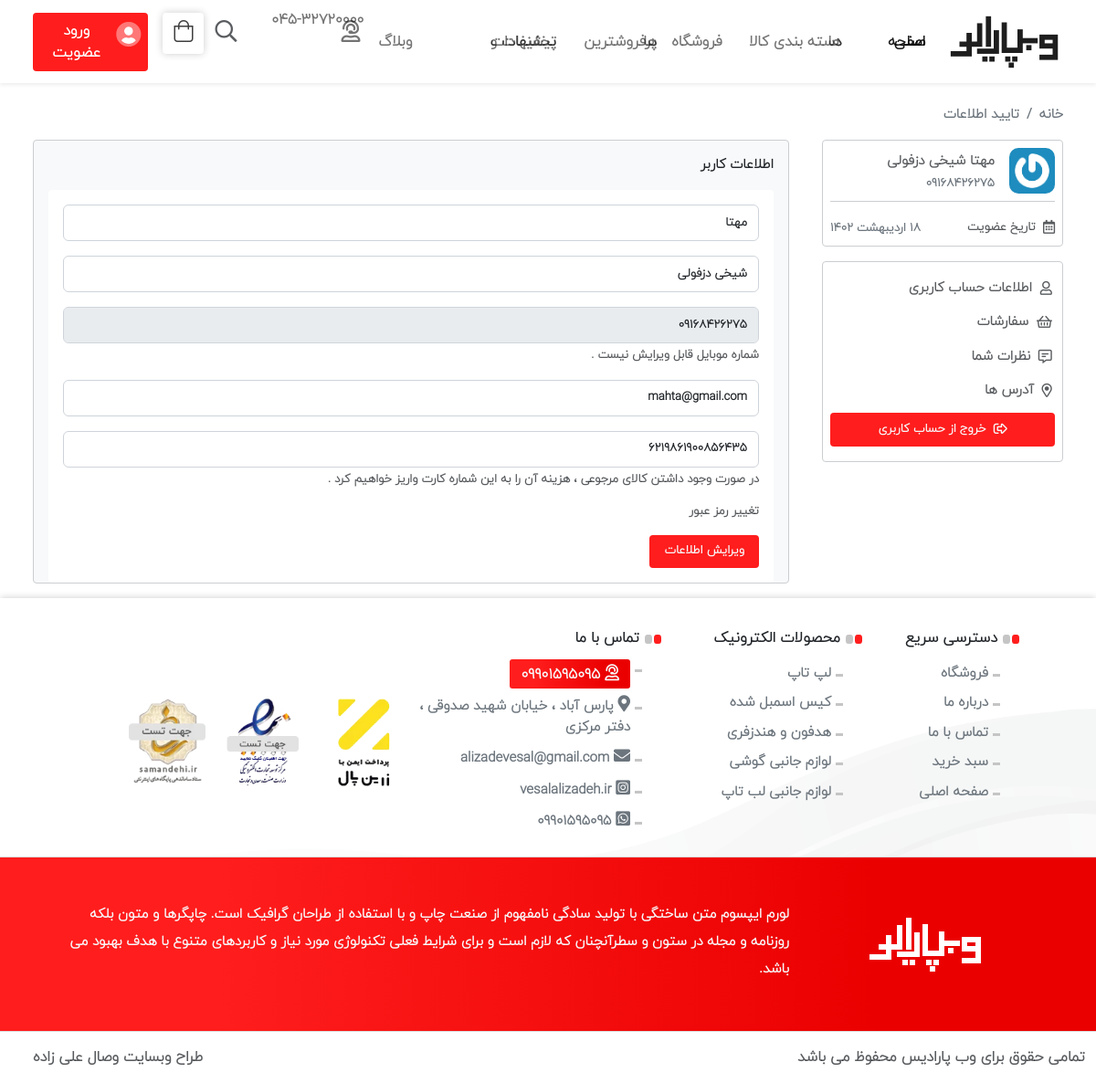
The page /dashboard/ (signed in) on the database its author committed.
### account/models.py (models this page shows, shortened)
class User(AbstractUser):
    username = None
    bank_card = models.CharField(max_length=16, verbose_name='کارت بانکی', null=True)
    phone = models.CharField(_('phone'), max_length=11, unique=True,
    help_text =_('شماره موبال را با فرمت 09000000000 در 11 رقم وارد کنید .'),
    error_messages = {
        'unique': _("این شماره موبایل قبلا استفاده شده است ."),
        },
    )
    is_verified = models.BooleanField(
        _('verified'),
        default=False,
        help_text=_(
            'مشخص می کند که آیا این کاربر تلفن را تأیید کرده است یا خیر'
        ),
    )
    otp_secret = models.CharField(max_length=64, blank=True, null=True)
    otp_counter = models.SmallIntegerField(default=0)
    objects = CustomeUserManager()
    USERNAME_FIELD = 'phone'
    REQUIRED_FIELDS = []
    def jpublish(self):
        return jalali_converter(self.date_joined)

### dashboard/views.py (the view)
# urls.py: path('', DashboardInfoView.as_view(), name='dashboard-info'),
class DashboardInfoView(LoginRequiredMixin, SuccessMessageMixin, UpdateView):
    model = User
    template_name = 'dashboard/dashboard-info.html'
    form_class = DashboardInfoForm
    success_url = reverse_lazy('dashboard:dashboard-info')
    success_message = 'اطلاعات حساب کاربری با موفقیت ویرایش شد .'
    def get_object(self):
        return User.objects.get(pk=self.request.user.pk)
    def get_form_kwargs(self):
        kwargs = super(DashboardInfoView, self).get_form_kwargs()
        kwargs.update({
            'user': self.request.user
        })
        return kwargs

### dashboard/forms.py
class DashboardInfoForm(forms.ModelForm):
    def __init__(self, *args, **kwargs):
        user = kwargs.pop("user")
        super(DashboardInfoForm, self).__init__(*args, **kwargs)
        if not user.is_superuser:
            self.fields['phone'].disabled = True
    class Meta():
        model = User
        fields = ['email', 'first_name', 'last_name', 'phone', 'bank_card']

### extensions/jalali.py (called while the page is built)
    def persian_tuple(self):
        return self.persian_year, self.persian_month, self.persian_day

### extensions/utils.py (called while the page is built)
def persian_numbers_converter(mystr):
    numbers = {
        "0": "۰",
        "1": "۱",
        "2": "۲",
        "3": "۳",
        "4": "۴",
        "5": "۵",
        "6": "۶",
        "7": "۷",
        "8": "۸",
        "9": "۹",
    }
    for e, p in numbers.items():
        mystr = mystr.replace(e, p)
    return mystr

def jalali_converter(time):
    jmonth = ["فروردین", "اردیبهشت", "خرداد", "تیر", "مرداد", "شهریور", "مهر", "آبان", "آذر", "دی", "بهمن", "اسفند",]
    time = timezone.localtime(time)
    time_to_str = "{},{},{}".format(time.year, time.month, time.day)
    time_to_tuple = jalali.Gregorian(time_to_str).persian_tuple()
    time_to_list = list(time_to_tuple)
    for index , month in enumerate(jmonth):
        if time_to_list[1] == index + 1:
            time_to_list[1] = month
            break
    output = "{} {} {}".format(
        time_to_list[2],
        time_to_list[1],
        time_to_list[0],
    )
    return persian_numbers_converter(output)

### templates/dashboard/dashboard-info.html (shortened to what this page needs)
{% extends 'base.html' %}
{% load static %}
{% load widget_tweaks %}
{% block main %}
<section>
    <div class="container-fluid blog mb-3">
        <div class="row mx-lg-4 mx-0">
            <div class="blog-head px-0">
                <div class="row">
                    <nav aria-label="breadcrumb">
                        <ol class="breadcrumb pb-3 pt-4 mb-0 fs-small">
                            <li class="breadcrumb-item text-muted"><a href="#">خانه</a></li>
                            <li class="breadcrumb-item active" aria-current="page"> تایید اطلاعات </li>
                        </ol>
                    </nav>
                </div>
            </div>
            <div class="col-12 px-0">
                <div class="row d-flex align-items-start flex-wrap">
                    {% include 'dashboard/sidebar.html' %}
                    <div class="col-lg-9 ps-lg-4 mt-3 mt-lg-0">
                        <div class="w-col-12 border bg-light rounded px-3 pt-2">
                            <div class="d-flex-c-b py-2 mb-2">
                                <span class="fs-small text-dark">  اطلاعات کاربر  </span>
                            </div>
                            <div class="col-12 px-0 fs-small bg-wihte py-3 px-3 rounded">
                                <form method="post">{% csrf_token %}
                                    <div class="mb-3">
                                        {% render_field form.first_name class="form-control fs-m"%}
                                    </div>
                                    <div class="mb-3">
                                        {% render_field form.last_name class="form-control fs-m"%}
                                    </div>
                                    <div class="mb-3">
                                        {% render_field form.phone class="form-control fs-m"%}
                                        <div id="numberHelp" class="form-text">شماره موبایل قابل ویرایش نیست . </div>
                                    </div>
                                    <div class="mb-3">
                                        {% render_field form.email class="form-control fs-m"%}
                                    </div>
                                    <div class="mb-3">
                                        {% render_field form.bank_card class="form-control fs-m" placeholder='شماره کارت' %}
                                        <div id="cashbackHelp" class="form-text">در صورت وجود داشتن کالای مرجوعی ، هزینه آن را به این شماره کارت واریز خواهیم کرد .</div>
                                    </div>
                                    <div class="mb-3">
                                        <div id="cashbackHelp" class="form-text">تغییر رمز عبور</div>
                                    </div>
                                    <button type="submit"  class="btn bg-red text-light rounded px-3 py-2 fs-m"> ویرایش اطلاعات </button>
                                </form>
                            </div>
                        </div>
                    </div>
                </div>
            </div>
        </div>
    </div>
</section>
{% endblock %}

### templates/dashboard/sidebar.html
{% load static %}
<div class="col-lg-3 d-flex align-items-center justify-content-start flex-wrap">
    <div class="border rounded w-100 px-2 pt-2">
        <div class="w-100 d-flex border-bottom pb-2 mb-2">
            <img src="{% static 'img/profile-456.png' %}" class="profile-user-img" alt="">
            <div class="d-flex flex-column ps-3 pt-1">
                <span class="fs-small text-muted">{{ request.user.get_full_name }} </span>
                <span class="profile-user-number pt-1"> {{ request.user.phone }} </span>
            </div>
        </div>
        <div class="w-100 d-flex align-items-center justify-content-between py-2">
            <span class="fs-m text-muted"><i class="far fa-calendar-alt top-2 pe-1"></i> تاریخ عضویت </span>
            <span class="profile-user-number pt-1"> {{ request.user.jpublish }} </span>
        </div>
    </div>
    <div class="border rounded w-100 px-2 mt-3 pt-2">
        <ul class="nav flex-column mx-0 fs-small text-muted">
            <li class="nav-item">
                <a class="nav-link" href="{% url 'dashboard:dashboard-info' %}"><i class="far fa-user top-2 pe-1"></i> اطلاعات حساب کاربری </a>
            </li>
            <li class="nav-item">
                <a class="nav-link" href="#"><i class="far fa-shopping-basket top-2 pe-1"></i> سفارشات  </a>
            </li>
            <li class="nav-item">
                <a class="nav-link" href=""><i class="far fa-comment-alt-lines top-2 pe-1"></i> نظرات شما </a>
            </li>
            <li class="nav-item">
                <a class="nav-link" href="{% url 'dashboard:dashboard-address' %}"><i class="far fa-map-marker-alt top-2 pe-1"></i> آدرس ها </a>
            </li>
            <button class="btn bg-red text-light fw-bold rounded fs-m py-2 mt-2 mb-3"><i class="far fa-sign-out-alt top-2 pe-1"></i> خروج از حساب کاربری </button>
        </ul>
    </div>
</div>

### static/css/min.css (style rules this page uses)
.nav-call-box,a { color:#6c757d }
.bb-foot a i,.email-newsletter-blog i,.sel-color .form-check,.top-1,.top-2,.top-3 { position:relative!important }
.btn-red,.form-select option,body { font-weight:900!important }
.link,.link:hover,.submenu a,a,a:hover,ul li { text-decoration:none }
.menu a,a { line-height:0 }
:root { --Red:#FF1D1D;--bg-red:#FF1D1D;--bg-red-hover:#f10707;--Red-20:#ff1d1d42;--green:#6bb927;--Purple:#1d1a75;--pane-padding:5px 42px;--bs-btn-border-width:0px!important;--bg-green:#9de000!important;--bg-down:#13a300!important;--bg-red-disabled:#cf0000!important }
* { border:0;padding:0 }
body { font-size:16px!important;font-family:yekan!important }
ul li { list-style:none }
ul li a { color:#3e3e3e }
.container-fluid { max-width:1380px!important }
.rounded { border-radius:.25rem!important }
.col-form-label,.form-control,.form-select,.modal-title { font-weight:900!important;font-size:14px }
.bb-foot a i,.top-2 { top:2px;font-size:15px }
.fs-small { font-size:.92rem!important }
.fs-m { font-size:13px!important }
.bg-red { background-color:var(--bg-red) }
.d-flex-c-b { display:flex;align-items:center!important;justify-content:space-between!important;flex:wrap!important }
.bg-wihte { background-color:#fff!important }
.profile-user-img { width:50px;border-radius:10px }
.profile-user-number { font-size:13px;color:#6c757d }

### rows shown on the page
User: user.get_full_name "مهتا شیخی دزفولی", user.phone "09168426275", user.jpublish "۱۸ اردیبهشت ۱۴۰۲", first_name "مهتا", last_name "شیخی دزفولی", phone "09168426275", email "mahta@gmail.com", bank_card "6219861900856435"
